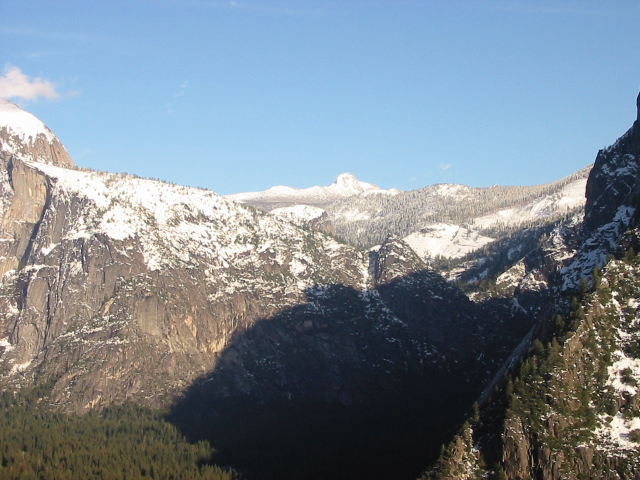
#> input picture VC/p3/imagenes/yosemite3.jpg, 640 x 480 px, found by its file name
$ python Lukas_Haring_P3.py   (older library calls are emulated)
#> lines starting #> are read from the running program, lines starting #| are printed output that depends on the picture
# -*- coding: utf-8 -*-
# Práctica 3 Realizada por Lukas Häring García
import cv2
import numpy as np

import random

import os
os.path.dirname(os.path.abspath(__file__))

# Sigma to Sobel Matriz length
def sigma2tam(sigma):
    return 2 * np.uint(sigma * 3) + 1;

# Returns the image with a size of a power of two (the reminder is a padding of 0)
def padding_image(img):

    height, width = img.shape
    # Find nearest power of two to fit the image
    pow2_x = np.ceil(np.log2(width))
    pow2_y = np.ceil(np.log2(height))
    # Make it square
    max_pow2 = np.maximum(pow2_x, pow2_y)

    # Size of the image
    image_size = int(np.power(2, max_pow2))

    # Calculate offset
    new_image = np.zeros((image_size, image_size), dtype = img.dtype)

    # Put Image inside of the new
    new_image[:height,:width] = img

    return new_image

# Returns gaussian scales
# [193 lines left out: functions gaussian_scales, harris_scales, maximums_harris_scale, supress_near_border, ejercicio1_d, ejercicio1_c, not called in this run]

# Ejercicio 1
def ejercicio1(img, num_scales = 3, high_pass = 10.):
    # Resize Image to a power of two
    rimg = padding_image(img)

    # Gradient
    ksize = sigma2tam(4.5) # Sigma for the orientation
    grad_x = cv2.Sobel(img, cv2.CV_64F, 1, 0, ksize = ksize)
    grad_y = cv2.Sobel(img, cv2.CV_64F, 0, 1, ksize = ksize)

    # Gradient and Gaussian Scales
    scale_gradient_x = gaussian_scales(grad_x, num_scales) # Derivate x Space Scale
    scale_gradient_y = gaussian_scales(grad_y, num_scales) # Derivate y Space Scale
    gaussian_scale = gaussian_scales(rimg, num_scales) # Paper constant Gaussian coefficient

    # Harris Gaussian Scales
    scales = harris_scales(gaussian_scale, 5) # Use window 5x5 to find corners
    # Maximum Scale Supression
    maximums = maximums_harris_scale(scales, scale_gradient_x, scale_gradient_y, 5, high_pass)
    # Supress Maximum near borders
    maximums = supress_near_border(img, maximums, 10)

    return img, maximums

# Ejercicio 2  AKAZE
# [284 lines left out: functions create_akaze, draw_matches, draw_matches_knn, ejercicio2_brute_cross, ejercicio2_lowe, homgraphy_matrix and 8 more, not called in this run]

###### Ejercicios

# Ejercicio 1
yosemite = cv2.imread("./imagenes/Yosemite3.jpg", cv2.IMREAD_GRAYSCALE)
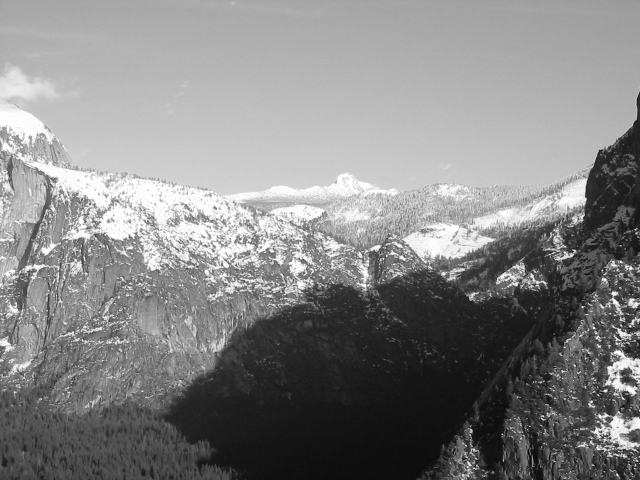
#> yosemite: shape (480, 640); min 3, max 255, mean 132.9

img, maximums = ejercicio1(yosemite, 3, 0.33)
#> in padding_image, `new_image[:height,:width] = img`:
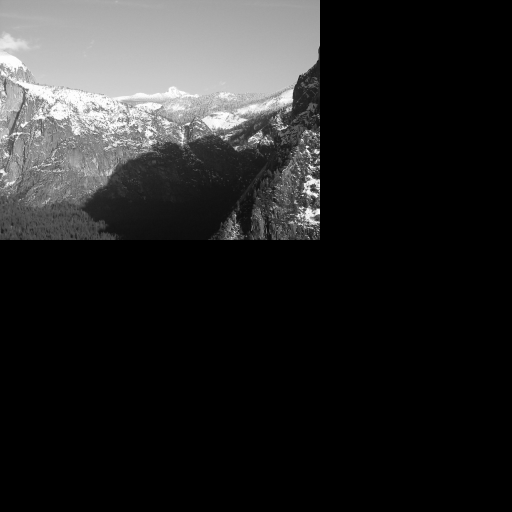
#> new_image: shape (1024, 1024) (shown at 1/2 size); min 0, max 255, mean 38.9
#> (the run stopped early here; a loop or call above may not have finished)

$ run again, with VC/p3/imagenes/Tablero2.jpg copied over VC/p3/imagenes/yosemite3.jpg
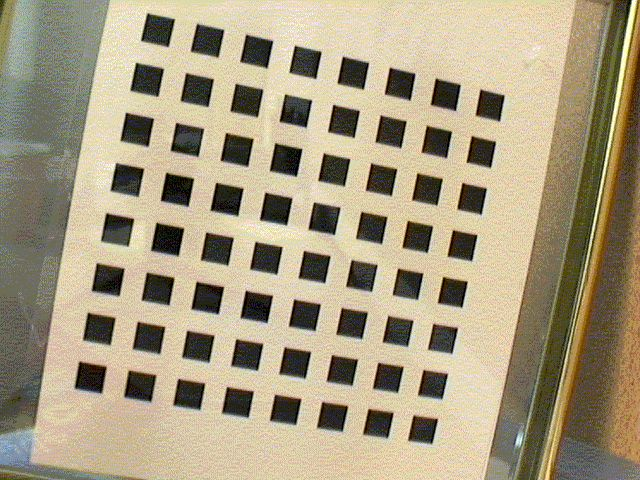
#> input picture VC/p3/imagenes/Tablero2.jpg, 640 x 480 px, found by its file name
#> `yosemite = cv2.imread("./imagenes/Yosemite3.jpg", cv2.IMREAD_GRAYSCALE)`:
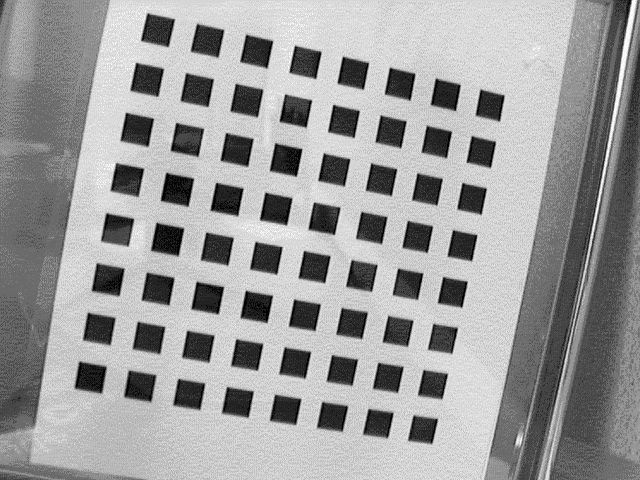
#> yosemite: shape (480, 640); min 0, max 255, mean 155.9
#> in padding_image, `new_image[:height,:width] = img`:
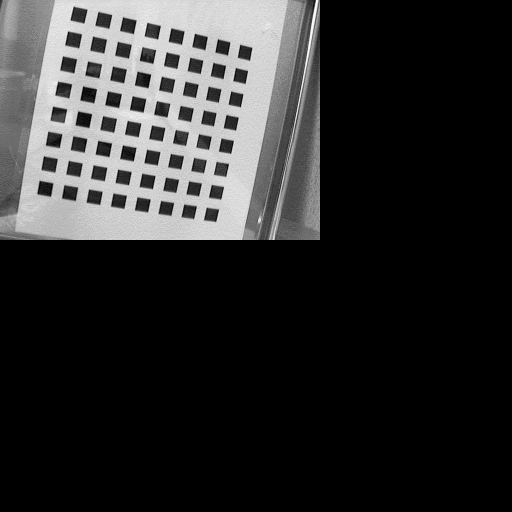
#> new_image: shape (1024, 1024) (shown at 1/2 size); min 0, max 255, mean 45.7

$ run again, with VC/p3/imagenes/mosaico002.jpg copied over VC/p3/imagenes/yosemite3.jpg
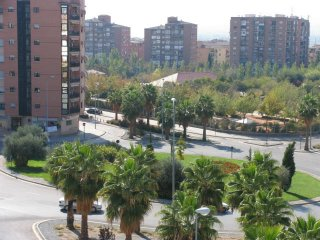
#> input picture VC/p3/imagenes/mosaico002.jpg, 320 x 240 px, found by its file name
#> `yosemite = cv2.imread("./imagenes/Yosemite3.jpg", cv2.IMREAD_GRAYSCALE)`:
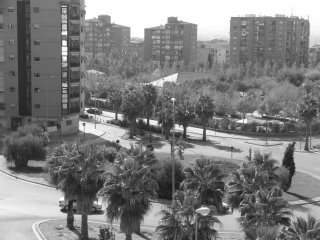
#> yosemite: shape (240, 320); min 15, max 255, mean 125.4
#> in padding_image, `new_image[:height,:width] = img`:
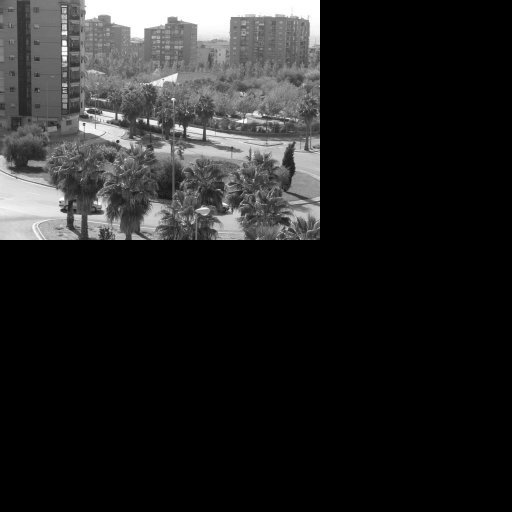
#> new_image: shape (512, 512); min 0, max 255, mean 36.7
